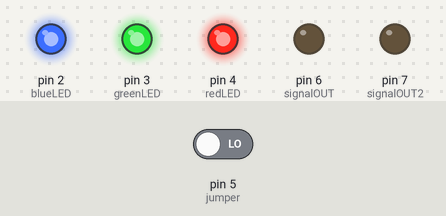
Recording of a sketch running on a simulated Arduino Uno, built with avr-gcc and run on an emulated ATmega328P. Parts: output pins drawn as LEDs (lit = HIGH). Inputs (shaded band) come from the test bench; at power-on: pin 5 (jumper) LOW. No radio packets arrive unless stated; what the sketch prints to the serial monitor is not drawn.

Above: at 0.1 s.
At 1.0 s:
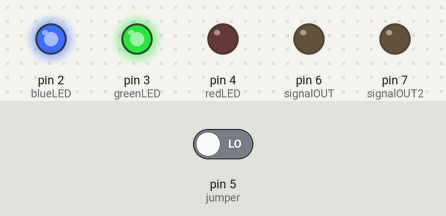
Timing chart, 0 to 2.5 s (numbered marks = the images above):
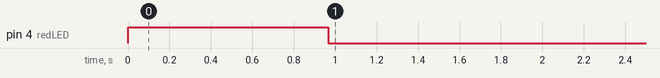

Measured:
- by itself, pin 4 (redLED): HIGH → LOW at 0.97 s

The sketch:

Wireless_Estop_v3_Robot_RC_Platform.ino
```cpp
/*
  Wireless E Stop for scenery robot
  Adapted by Chris Rybitski 2018
  This code runs on the robot
  ------------------------------------------------------------------------------------
  Support:
  RC Platform v1.1 2019
  ------------------------------------------------------------------------------------

  ------------------------------------------------------------------------------------
  Update Log:
  11/14/19  Updated pins for RC Platform Board
  ------------------------------------------------------------------------------------
  Use at your own risk

  NRF24L01      Arduino
  CE       >     D8
  CSN      >     D10
  SCK      >     D13
  MO       >     D11
  MI       >     D12
  RO       >     Not used

  Blue LED   2
  Green LED  3
  Red LED    4
  Jumper     5
  Output1    6
  Output2    7
  Pot        A2

*/


#include <SPI.h>
#include "nRF24L01.h"
#include "RF24.h"
#include "printf.h"

const int jumper = 5;
const int signalOUT = 6;
const int signalOUT2 = 7;
const int redLED = 4;
const int blueLED = 2;
const int greenLED = 3;
const int delayPin = A2;    //analog pin for threshold adjustment
bool LEDenable = true;      //controls LED output
int timeOUT = 0;            //stores count
int threshold = 500;          //decreases false positives, but increases reaction time


/*Radio*/
RF24 radio(8, 10);                                                      // SPI bus for E-Stop PCB are pins 8 and 10
const uint64_t pipes[2] = { 0xABCDABCD71LL, 0x544d52687CLL };           // Radio pipe addresses for the 2 nodes to communicate.
byte counter = 1;                                                       // A single byte to keep track of the data being sent back and forth


void setup() {

  pinMode(redLED, OUTPUT);
  pinMode(blueLED, OUTPUT);
  pinMode(greenLED, OUTPUT);
  pinMode(jumper, INPUT);
  pinMode(signalOUT, OUTPUT);
  pinMode(signalOUT2, OUTPUT);


  //turn LED off by default-----------------------
  digitalWrite(redLED, HIGH); //turn off red LED
  digitalWrite(blueLED, HIGH);//turn off red LED
  digitalWrite(greenLED, HIGH); //turn off red LED

  Serial.begin(115200);
  printf_begin();


  // Setup and configure rf radio

  radio.begin();

  radio.setAutoAck(1);                    // Ensure autoACK is enabled
  radio.enableAckPayload();               // Allow optional ack payloads
  radio.setRetries(0, 15);                // Smallest time between retries, max no. of retries(time, count) time in 250us multiples Max = 15
  radio.setPayloadSize(1);                // Here we are sending 1-byte payloads to test the call-response speed
  radio.openWritingPipe(pipes[1]);        // Both radios listen on the same pipes by default, and switch when writing
  radio.openReadingPipe(1, pipes[0]);
  radio.startListening();                 // Start listening
  radio.setPALevel(RF24_PA_MAX);          // Set PA to max  RF24_PA_MIN = 0, RF24_PA_LOW, RF24_PA_HIGH, RF24_PA_MAX
  radio.printDetails();                   // Dump the configuration of the rf unit for debugging


  //check to see if the LEDs should be turned off
  if (digitalRead(jumper) == HIGH) {  //disables LED output on Robot if jumper is present
    LEDenable = false;
  }

  //allow user to adjust the threshold by adjusting a potentiometer. for each adjustment the arduino must be reset.
  threshold = (analogRead(delayPin) + 250);
  Serial.println(threshold);
}

void loop() {

  byte pipeNo;
  byte gotByte;

  while ( radio.available(&pipeNo)) {              // Dump the payloads until we've gotten everything
    radio.read( &gotByte, 1 );
    radio.writeAckPayload(pipeNo, &gotByte, 1 );
    timeOUT = 0;                                  //message received, reset counter
  }


  if (gotByte == 42 && timeOUT < threshold) {
    digitalWrite (signalOUT, HIGH);   //enable output
    digitalWrite (signalOUT2, HIGH);   //enable output
    gotByte = 1;    //reset message

    //only change the LED if the jumper was present at startup
    if (LEDenable == true) {
      digitalWrite(redLED, HIGH);       //turn off red LED
      digitalWrite(greenLED, LOW);          //turn on green LED
    }

  }
  else {
    if (timeOUT > threshold)        //only diasble if threshold is exceeded
    {
      digitalWrite (signalOUT, LOW);   //disable output
      digitalWrite (signalOUT2, LOW);   //disable output

      //only change the LED if the jumper was present at startup
      if (LEDenable == true) {
        digitalWrite(greenLED, HIGH);    //turn off green LED
        digitalWrite(redLED, LOW);      //turn on red LED
      }
    }

    delay(1);
  }
  timeOUT++;                       //increment counter
  //   Serial.println(timeOUT);
}
```
